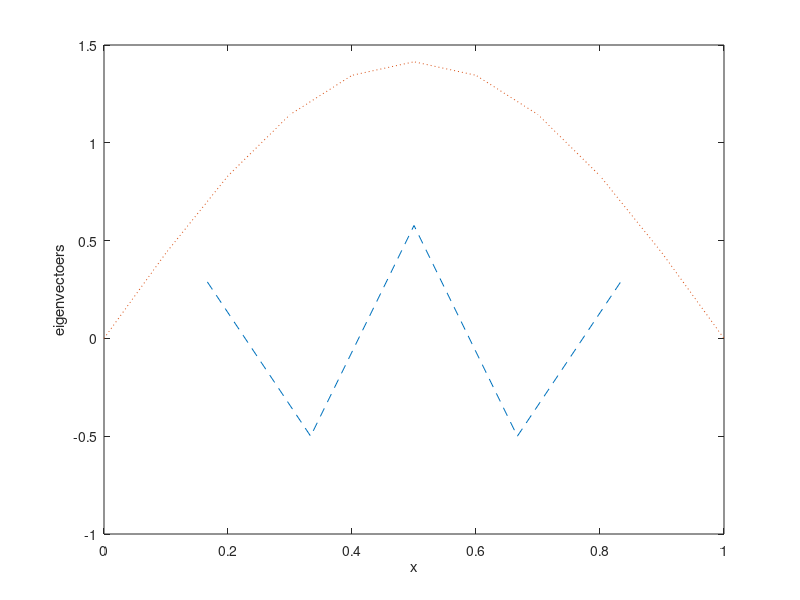

Recreate this plot in MATLAB.
% Test comment
%2 -1 0 0 0
%-1 2 -1 00
%0 -1 2 -1 0 
%0 0 -1 2 -1
%0 0 0 -1 2

five_ones = ones(1,5)
five_twos = 2 * five_ones

H1 = diag(five_twos)

four_ones = ones(1,4)
four_negative_ones = -1 * four_ones
diagonal_negative_ones = diag(four_negative_ones)

H2 = [[zeros(1,4) ; diagonal_negative_ones] zeros(5,1)]
H3 = H2'
H4 = H1 + H2 + H3
H5 = H4 * (1/(2*(1/(5+1))^2))

e = eig(H5)
[V,D] = eig(H5)
fith_eigenvector = V(:,5)
fith_eigenvalue = D(5,5)


%x1 = (1/(5+1))
%x2 = (5/(5+1))
%x = linspace(x1,x2,n)
%n = 5
x = [0.1667, 0.3333, 0.5000, 0.6667, 0.8333]
%fith_eigenvector = V(:,5)
x3 = [0:.1:1]
y = sqrt(2) * sin(x3 * pi)

plot(x, fith_eigenvector, '--',x3,y, ':')
xlabel('x')
ylabel('eigenvectoers')